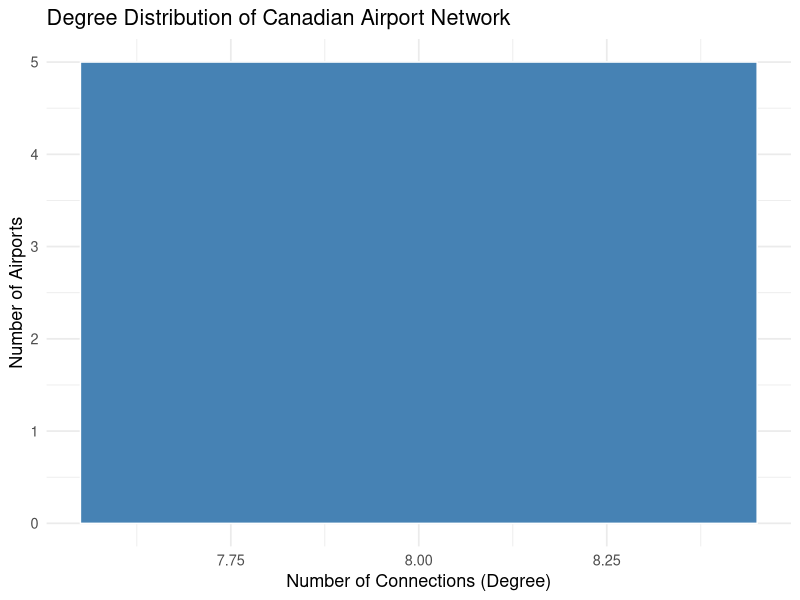
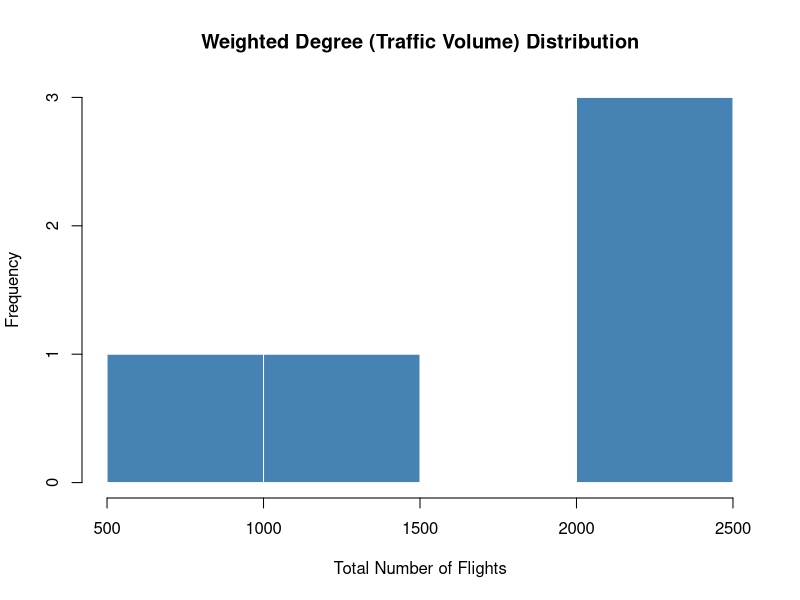
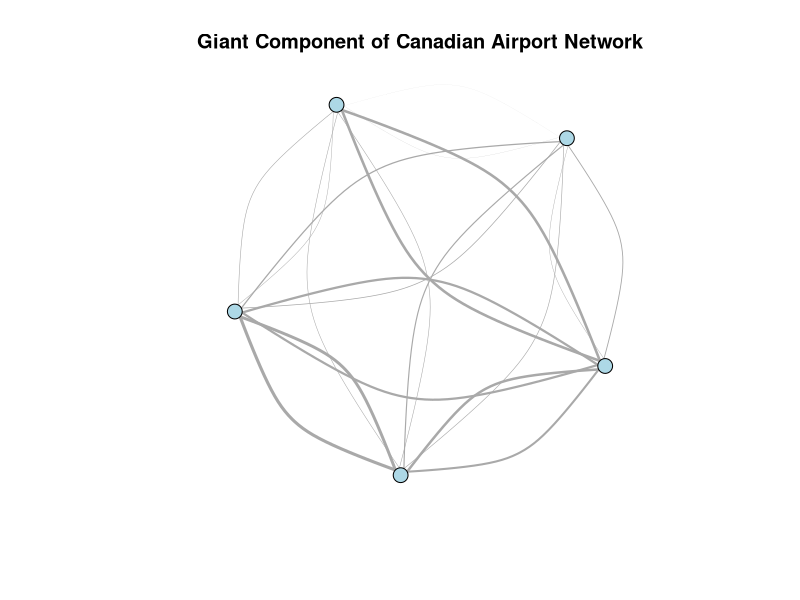

Write R code to recreate these figures, in order.
# ============================================================
# Analysis of Canadian airports connectivity
# (version adapted to your CSV files)
# ============================================================

library(igraph)
library(tidyverse)

# 1. Load datasets -----------------------------------------------------------

nodes <- read.csv("nodes.csv", stringsAsFactors = FALSE)
edges <- read.csv("edges_daily.csv", stringsAsFactors = FALSE)
flights <- read.csv("flights.csv", stringsAsFactors = FALSE)       # loaded for context
turnarounds <- read.csv("turnarounds.csv", stringsAsFactors = FALSE)  # loaded for context

# 2. Clean / standardize column names ---------------------------------------

# nodes: icao, iata, city  → use icao as vertex name
nodes <- nodes %>%
  rename(name = icao)

# edges: date, dep_icao, arr_icao, flights, mean_duration_s, median_duration_s
edges <- edges %>%
  rename(
    origin = dep_icao,
    destination = arr_icao
  )

# 3. Build an edge list aggregated over dates -------------------------------

# remove self-loops, keep only airports we have in nodes,
# and aggregate multiple days into total flights & avg durations
edges_clean <- edges %>%
  filter(origin != destination) %>%
  filter(origin %in% nodes$name & destination %in% nodes$name) %>%
  group_by(origin, destination) %>%
  summarise(
    flights_total = sum(flights, na.rm = TRUE),
    mean_duration_s = mean(mean_duration_s, na.rm = TRUE),
    median_duration_s = mean(median_duration_s, na.rm = TRUE),
    .groups = "drop"
  )

cat("Nodes:\n")
print(head(nodes))
cat("\nEdges (aggregated):\n")
print(head(edges_clean))

# 4. Create the graph -------------------------------------------------------

g_all <- graph_from_data_frame(
  d = edges_clean,
  vertices = nodes,
  directed = FALSE
)

cat("\nSummary of the full network:\n")
print(summary(g_all))

# 5. Connectivity metrics (safe for disconnected graphs) --------------------

cat("\nConnectivity Metrics:\n")

density_val <- edge_density(g_all, loops = FALSE)
components_info <- components(g_all)
avg_degree <- mean(degree(g_all))

# average.path.length() will error if unconnected unless we set unconnected = TRUE
avg_path <- average.path.length(g_all, unconnected = TRUE)

cat(sprintf("Density: %.4f\n", density_val))
cat(sprintf("Average Degree: %.2f\n", avg_degree))
cat(sprintf("Average Path Length (unconnected): %.2f\n", avg_path))
cat(sprintf("Number of connected components: %d\n", components_info$no))

# 6. Centrality -------------------------------------------------------------

centrality <- tibble(
  airport = V(g_all)$name,
  degree = degree(g_all),
  betweenness = betweenness(g_all),
  eigen = eigen_centrality(g_all)$vector,
  strength = strength(g_all, vids = V(g_all), weights = E(g_all)$flights_total)
)

top_hubs <- centrality %>% arrange(desc(degree)) %>% slice(1:10)
top_bridges <- centrality %>% arrange(desc(betweenness)) %>% slice(1:10)

cat("\nTop 10 Hubs by Degree:\n")
print(top_hubs)

cat("\nTop 10 Bridges by Betweenness:\n")
print(top_bridges)

# 7. Visualize degree distribution ------------------------------------------

# 7. Visualize degree distribution (DISCRETE & CLEAR) ------------------------

# 7. Visualize degree distribution (DISCRETE & CLEAR) ------------------------

deg_vals <- degree(g_all)

deg_df <- as.data.frame(table(deg_vals))
colnames(deg_df) <- c("Degree", "Count")
deg_df$Degree <- as.numeric(as.character(deg_df$Degree))

ggplot(deg_df, aes(x = Degree, y = Count)) +
  geom_col(fill = "steelblue", color = "white") +
  labs(
    title = "Degree Distribution of Canadian Airport Network",
    x = "Number of Connections (Degree)",
    y = "Number of Airports"
  ) +
  theme_minimal(base_size = 13)

# Optional: weighted degree (strength) distribution
strength_vals <- strength(g_all, weights = E(g_all)$flights_total)

hist(
  strength_vals,
  main = "Weighted Degree (Traffic Volume) Distribution",
  xlab = "Total Number of Flights",
  col = "steelblue",
  border = "white"
)

# 8. Visualize the giant component only (to avoid massive clutter) ----------

giant_id <- which.max(components_info$csize)
g_giant <- induced_subgraph(
  g_all,
  which(components_info$membership == giant_id)
)

plot(
  g_giant,
  vertex.size = degree(g_giant),
  vertex.label = NA,
  vertex.color = "lightblue",
  edge.width = E(g_giant)$flights_total / max(E(g_giant)$flights_total, na.rm = TRUE) * 3,
  main = "Giant Component of Canadian Airport Network"
)


# 9. Export centrality results ----------------------------------------------

write.csv(centrality, "airport_centrality.csv", row.names = FALSE)
cat("\nCentrality results saved to airport_centrality.csv\n")
